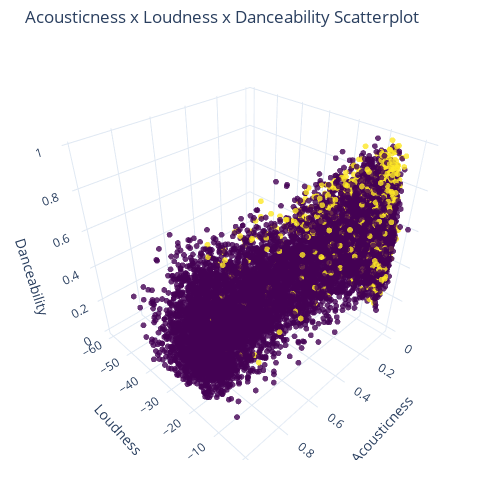

The notebook cell this image was saved under:
### Markdown cell above
### Plotly

Setting element visual traits requires passing vectors the same length as data, column names, etc. Can't just pass a constant.

### Code cell
from plotly.graph_objects import layout, XAxis, YAxis

x=dataset_sm.acousticness
y=dataset_sm.loudness
z=dataset_sm.danceability
col=dataset_sm.explicit

fig = go.Figure(
    data=[go.Scatter3d(x=x,y=y,z=z,mode='markers',
    marker=dict(size=2, color = np.array(col), colorscale = 'Viridis', opacity=0.8))])

fig.update_layout(
    title="Acousticness x Loudness x Danceability Scatterplot", 
    template='plotly_white',
    autosize=True,
    width=500,
    height=500,
    scene=layout.Scene(
        xaxis=XAxis(title='Acousticness'),
        yaxis=YAxis(title='Loudness'),
        zaxis=layout.scene.ZAxis(title='Danceability')
    ),
    margin=dict(l=1,r=1,b=40,t=45,pad=1))
fig.show()

### Figure 1 — Plotly figure (JSON) as saved in the notebook; plotly's stock layout.template omitted (floating-point values rounded to 4 significant figures; data arrays with more than 128 entries replaced by an {"elided": "..."} marker saying what was removed)
{"data": [{"marker": {"color": {"elided": "10000 int values"}, "colorscale": [[0, "#440154"], [0.1111, "#482878"], [0.2222, "#3e4989"], [0.3333, "#31688e"], [0.4444, "#26828e"], [0.5556, "#1f9e89"], [0.6667, "#35b779"], [0.7778, "#6ece58"], [0.8889, "#b5de2b"], [1, "#fde725"]], "opacity": 0.8, "size": 2}, "mode": "markers", "type": "scatter3d", "x": {"elided": "10000 float values"}, "y": {"elided": "10000 float values"}, "z": {"elided": "10000 float values"}}], "layout": {"autosize": true, "height": 500, "margin": {"b": 40, "l": 1, "pad": 1, "r": 1, "t": 45}, "scene": {"xaxis": {"title": {"text": "Acousticness"}}, "yaxis": {"title": {"text": "Loudness"}}, "zaxis": {"title": {"text": "Danceability"}}}, "title": {"text": "Acousticness x Loudness x Danceability Scatterplot"}, "width": 500}}
